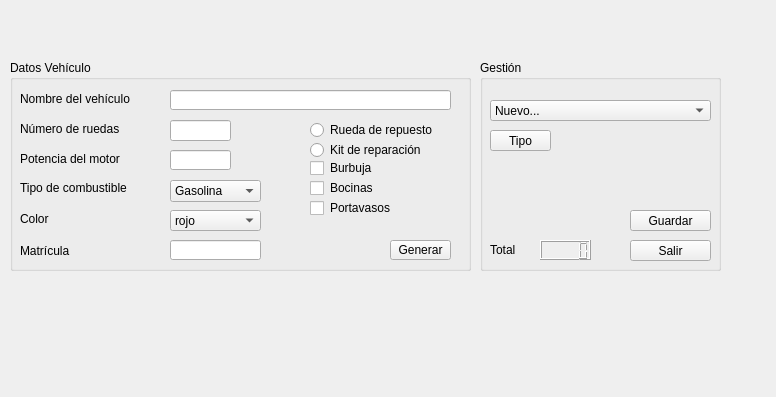
<?xml version="1.0" encoding="UTF-8"?>
<ui version="4.0">
 <class>VentanaPrincipal</class>
 <widget class="QMainWindow" name="VentanaPrincipal">
  <property name="geometry">
   <rect>
    <x>0</x>
    <y>0</y>
    <width>776</width>
    <height>397</height>
   </rect>
  </property>
  <property name="windowTitle">
   <string>VentanaPrincipal</string>
  </property>
  <widget class="QWidget" name="centralWidget">
   <widget class="QGroupBox" name="groupBox">
    <property name="geometry">
     <rect>
      <x>10</x>
      <y>60</y>
      <width>461</width>
      <height>211</height>
     </rect>
    </property>
    <property name="title">
     <string>Datos Vehículo</string>
    </property>
    <widget class="QLineEdit" name="lineNombre">
     <property name="geometry">
      <rect>
       <x>160</x>
       <y>30</y>
       <width>281</width>
       <height>20</height>
      </rect>
     </property>
    </widget>
    <widget class="QLabel" name="label">
     <property name="geometry">
      <rect>
       <x>10</x>
       <y>30</y>
       <width>151</width>
       <height>17</height>
      </rect>
     </property>
     <property name="text">
      <string>Nombre del vehículo	</string>
     </property>
    </widget>
    <widget class="QLabel" name="label_2">
     <property name="geometry">
      <rect>
       <x>10</x>
       <y>60</y>
       <width>131</width>
       <height>17</height>
      </rect>
     </property>
     <property name="text">
      <string>Número de ruedas</string>
     </property>
    </widget>
    <widget class="QLineEdit" name="lineRuedas">
     <property name="geometry">
      <rect>
       <x>160</x>
       <y>60</y>
       <width>61</width>
       <height>21</height>
      </rect>
     </property>
    </widget>
    <widget class="QLabel" name="label_3">
     <property name="geometry">
      <rect>
       <x>10</x>
       <y>90</y>
       <width>131</width>
       <height>17</height>
      </rect>
     </property>
     <property name="text">
      <string>Potencia del motor</string>
     </property>
    </widget>
    <widget class="QLineEdit" name="linePotencia">
     <property name="geometry">
      <rect>
       <x>160</x>
       <y>90</y>
       <width>61</width>
       <height>20</height>
      </rect>
     </property>
    </widget>
    <widget class="QLabel" name="label_4">
     <property name="geometry">
      <rect>
       <x>10</x>
       <y>120</y>
       <width>141</width>
       <height>16</height>
      </rect>
     </property>
     <property name="text">
      <string>Tipo de combustible</string>
     </property>
    </widget>
    <widget class="QComboBox" name="comboCombustible">
     <property name="geometry">
      <rect>
       <x>160</x>
       <y>120</y>
       <width>91</width>
       <height>22</height>
      </rect>
     </property>
     <item>
      <property name="text">
       <string>Gasolina</string>
      </property>
     </item>
     <item>
      <property name="text">
       <string>Hidrogeno</string>
      </property>
     </item>
     <item>
      <property name="text">
       <string>Metano</string>
      </property>
     </item>
     <item>
      <property name="text">
       <string>Diésel</string>
      </property>
     </item>
     <item>
      <property name="text">
       <string>Bio-diésel</string>
      </property>
     </item>
     <item>
      <property name="text">
       <string>Eléctrico</string>
      </property>
     </item>
     <item>
      <property name="text">
       <string>Híbrido</string>
      </property>
     </item>
    </widget>
    <widget class="QLabel" name="label_5">
     <property name="geometry">
      <rect>
       <x>10</x>
       <y>150</y>
       <width>41</width>
       <height>17</height>
      </rect>
     </property>
     <property name="text">
      <string>Color</string>
     </property>
    </widget>
    <widget class="QComboBox" name="comboColor">
     <property name="geometry">
      <rect>
       <x>160</x>
       <y>150</y>
       <width>91</width>
       <height>21</height>
      </rect>
     </property>
     <item>
      <property name="text">
       <string>rojo</string>
      </property>
     </item>
     <item>
      <property name="text">
       <string>plateado</string>
      </property>
     </item>
     <item>
      <property name="text">
       <string>dorado</string>
      </property>
     </item>
     <item>
      <property name="text">
       <string>gris</string>
      </property>
     </item>
     <item>
      <property name="text">
       <string>grafito</string>
      </property>
     </item>
     <item>
      <property name="text">
       <string>amarillo</string>
      </property>
     </item>
     <item>
      <property name="text">
       <string>marron</string>
      </property>
     </item>
     <item>
      <property name="text">
       <string>negro</string>
      </property>
     </item>
     <item>
      <property name="text">
       <string>azul</string>
      </property>
     </item>
     <item>
      <property name="text">
       <string>verde</string>
      </property>
     </item>
    </widget>
    <widget class="QLabel" name="label_10">
     <property name="geometry">
      <rect>
       <x>10</x>
       <y>180</y>
       <width>71</width>
       <height>21</height>
      </rect>
     </property>
     <property name="text">
      <string>Matrícula</string>
     </property>
    </widget>
    <widget class="QLineEdit" name="lineMatricula">
     <property name="geometry">
      <rect>
       <x>160</x>
       <y>180</y>
       <width>91</width>
       <height>20</height>
      </rect>
     </property>
    </widget>
    <widget class="QPushButton" name="pushGenerar">
     <property name="geometry">
      <rect>
       <x>380</x>
       <y>180</y>
       <width>61</width>
       <height>20</height>
      </rect>
     </property>
     <property name="text">
      <string>Generar</string>
     </property>
    </widget>
    <widget class="QRadioButton" name="radioRepuesto">
     <property name="geometry">
      <rect>
       <x>300</x>
       <y>60</y>
       <width>151</width>
       <height>20</height>
      </rect>
     </property>
     <property name="text">
      <string>Rueda de repuesto</string>
     </property>
    </widget>
    <widget class="QRadioButton" name="radioReparacion">
     <property name="geometry">
      <rect>
       <x>300</x>
       <y>80</y>
       <width>141</width>
       <height>20</height>
      </rect>
     </property>
     <property name="text">
      <string>Kit de reparación</string>
     </property>
    </widget>
    <widget class="QLabel" name="label_7">
     <property name="geometry">
      <rect>
       <x>320</x>
       <y>100</y>
       <width>61</width>
       <height>16</height>
      </rect>
     </property>
     <property name="text">
      <string>Burbuja</string>
     </property>
    </widget>
    <widget class="QCheckBox" name="checkBurbuja">
     <property name="geometry">
      <rect>
       <x>300</x>
       <y>100</y>
       <width>16</width>
       <height>17</height>
      </rect>
     </property>
     <property name="text">
      <string/>
     </property>
    </widget>
    <widget class="QLabel" name="label_8">
     <property name="geometry">
      <rect>
       <x>320</x>
       <y>120</y>
       <width>121</width>
       <height>16</height>
      </rect>
     </property>
     <property name="text">
      <string>Bocinas</string>
     </property>
    </widget>
    <widget class="QCheckBox" name="checkBocinas">
     <property name="geometry">
      <rect>
       <x>300</x>
       <y>120</y>
       <width>21</width>
       <height>17</height>
      </rect>
     </property>
     <property name="text">
      <string/>
     </property>
    </widget>
    <widget class="QCheckBox" name="checkPortavasos">
     <property name="geometry">
      <rect>
       <x>300</x>
       <y>140</y>
       <width>16</width>
       <height>17</height>
      </rect>
     </property>
     <property name="text">
      <string/>
     </property>
    </widget>
    <widget class="QLabel" name="label_9">
     <property name="geometry">
      <rect>
       <x>320</x>
       <y>140</y>
       <width>81</width>
       <height>16</height>
      </rect>
     </property>
     <property name="text">
      <string>Portavasos</string>
     </property>
    </widget>
   </widget>
   <widget class="QGroupBox" name="groupBox_2">
    <property name="geometry">
     <rect>
      <x>480</x>
      <y>60</y>
      <width>241</width>
      <height>211</height>
     </rect>
    </property>
    <property name="title">
     <string>Gestión</string>
    </property>
    <widget class="QComboBox" name="comboLista">
     <property name="geometry">
      <rect>
       <x>10</x>
       <y>40</y>
       <width>221</width>
       <height>21</height>
      </rect>
     </property>
     <item>
      <property name="text">
       <string>Nuevo...</string>
      </property>
     </item>
    </widget>
    <widget class="QPushButton" name="pushGuardar">
     <property name="geometry">
      <rect>
       <x>150</x>
       <y>150</y>
       <width>81</width>
       <height>21</height>
      </rect>
     </property>
     <property name="text">
      <string>Guardar</string>
     </property>
    </widget>
    <widget class="QPushButton" name="pushTipo">
     <property name="geometry">
      <rect>
       <x>10</x>
       <y>70</y>
       <width>61</width>
       <height>21</height>
      </rect>
     </property>
     <property name="text">
      <string>Tipo</string>
     </property>
    </widget>
    <widget class="QLabel" name="label_11">
     <property name="geometry">
      <rect>
       <x>10</x>
       <y>180</y>
       <width>41</width>
       <height>20</height>
      </rect>
     </property>
     <property name="text">
      <string>Total</string>
     </property>
    </widget>
    <widget class="QLCDNumber" name="lcdTotal">
     <property name="geometry">
      <rect>
       <x>60</x>
       <y>180</y>
       <width>51</width>
       <height>20</height>
      </rect>
     </property>
     <property name="autoFillBackground">
      <bool>true</bool>
     </property>
    </widget>
    <widget class="QPushButton" name="pushSalir">
     <property name="geometry">
      <rect>
       <x>150</x>
       <y>180</y>
       <width>81</width>
       <height>21</height>
      </rect>
     </property>
     <property name="text">
      <string>Salir</string>
     </property>
    </widget>
   </widget>
  </widget>
 </widget>
 <layoutdefault spacing="6" margin="11"/>
 <resources/>
 <connections/>
</ui>
